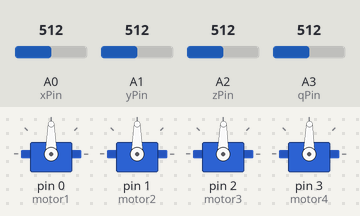
The sketch below on a simulated Arduino Uno, built with avr-gcc and run on an emulated ATmega328P. Parts: 4 × servo. Inputs (shaded band) come from the test bench; at power-on: A0 (xPin) = 512, A1 (yPin) = 512, A2 (zPin) = 512, A3 (qPin) = 512.

Above: at 1.2 s.
1.3 s: A0 (xPin) set to 716
At 2.2 s:
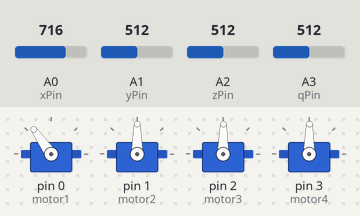
2.8 s: A1 (yPin) set to 716
At 3.6 s:
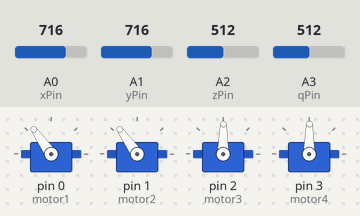
4.3 s: A2 (zPin) set to 716
At 4.6 s:
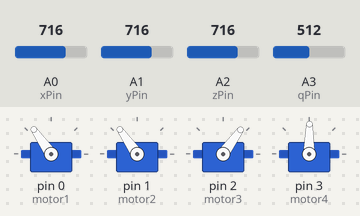
5.8 s: A3 (qPin) set to 716
At 6.8 s:
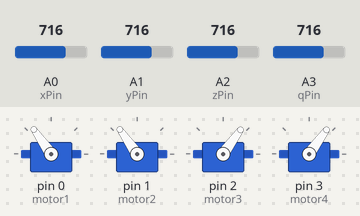
7.3 s: A0 (xPin) set to 992
At 8.2 s:
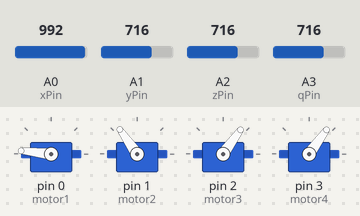
8.8 s: A1 (yPin) set to 992
At 9.2 s:
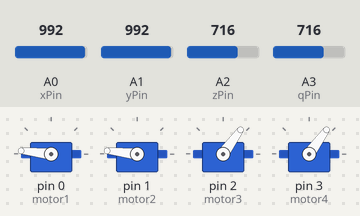
Timing chart, 0 to 11.3 s (numbered marks = the images above; inputs shaded):
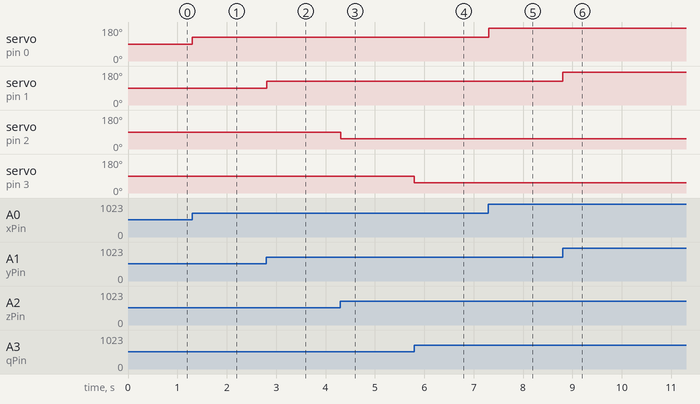

The sketch:

Robot_Arm_Codes.ino
```cpp
#include <Servo.h>
int xPin = A0;
int yPin = A1;
int zPin = A2;
int qPin = A3;

Servo motor1;
Servo motor2;
Servo motor3;
Servo motor4;

int xPozisyon = 0;
int yPozisyon = 0;
int zPozisyon = 0;
int qPozisyon = 0;

void setup() {
pinMode(xPin, INPUT);
pinMode(yPin, INPUT);
pinMode(zPin, INPUT);
pinMode(qPin, INPUT);
motor1.attach(0);
motor2.attach(1);
motor3.attach(2);
motor4.attach(3);
}

void loop() {
xPozisyon = map(analogRead(xPin),0,1023,0,180);
yPozisyon = map(analogRead(yPin),0,1023,0,180);
motor1.write(xPozisyon);
motor2.write(yPozisyon);
zPozisyon = map(analogRead(zPin),1023,0,0,180);
qPozisyon = map(analogRead(qPin),1023,0,0,180);
motor3.write(zPozisyon);
motor4.write(qPozisyon);


delay(10);
}
```

Measured:
- after the input at 1.3 s, servo on pin 0 (motor1): 90° → 125° at once
- after the input at 2.8 s, servo on pin 1 (motor2): 90° → 125° at once
- after the input at 4.3 s, servo on pin 2 (motor3): 89° → 54° at once
- after the input at 5.8 s, servo on pin 3 (motor4): 89° → 54° at once
- after the input at 7.3 s, servo on pin 0 (motor1): 125° → 174° at once
- after the input at 8.8 s, servo on pin 1 (motor2): 125° → 174° at once
